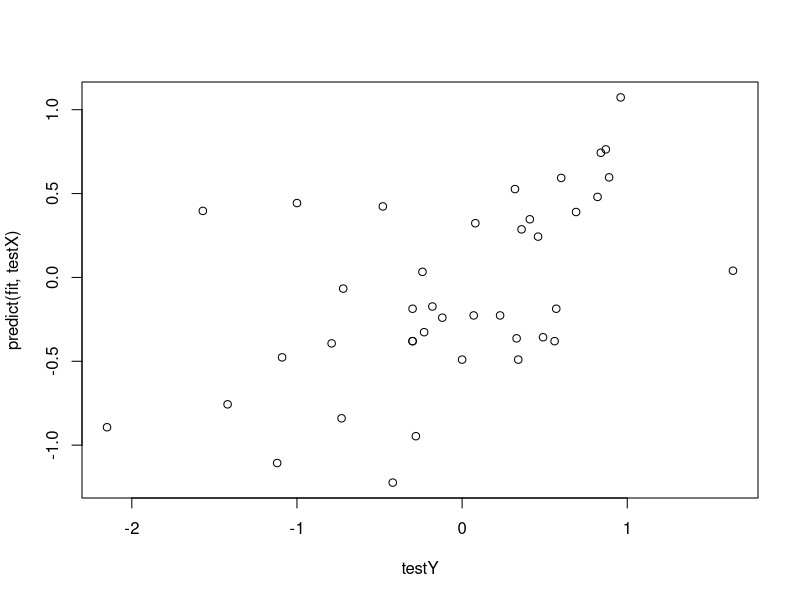

Recreate this plot in R.
# r2py crawler metadata
# package: caret
# source_type: rd_example
# topic: knnreg.Rd
# source_file: C:\Users\bened\AppData\Local\R\win-library\4.5\caret\help
# lines: 14

suppressPackageStartupMessages(library(caret))
data(BloodBrain)

inTrain <- createDataPartition(logBBB, p = .8)[[1]]

trainX <- bbbDescr[inTrain,]
trainY <- logBBB[inTrain]

testX <- bbbDescr[-inTrain,]
testY <- logBBB[-inTrain]

fit <- knnreg(trainX, trainY, k = 3)

plot(testY, predict(fit, testX))
